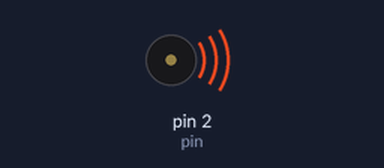
This sketch was run on a simulated Arduino Uno, built with avr-gcc and run on an emulated ATmega328P. Shown: buzzer (waves = sounding).

Above: at 0.1 s.
At 34.8 s:
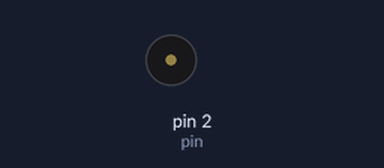
Timing chart, 0 to 40.0 s (numbered marks = the images above):
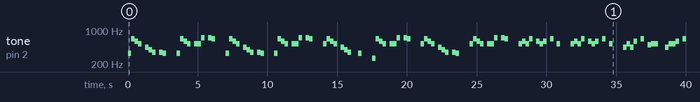

Measured:
- by itself, tone on pin 2 (pin): plays 330 Hz for 0.25 s, 659 Hz for 0.25 s, 587 Hz for 0.25 s, 523 Hz for 0.25 s, 440 Hz for 0.25 s, 392 Hz for 0.25 s … (96 notes in this stretch)

The sketch:

them_belly_full_bob_marley.ino
```cpp
#include<pitches.h>
int i=0;
int dur1=1000,dur2=500,dur3=1000/3,dur4=250,dur8=125,dur16=62.5;
int pin=2;
void setup()
{
  pinMode(pin,OUTPUT);
}
void loop()
{
  for(i=0;i<2;i++)
  {
    tone(pin,NOTE_E4,dur4);delay(dur4);
    tone(pin,NOTE_E5,dur4);delay(dur4);
    tone(pin,NOTE_D5,dur4);delay(dur4);
    tone(pin,NOTE_C5,dur4);delay(dur2);
    tone(pin,NOTE_A4,dur4);delay(dur4);
    tone(pin,NOTE_G4,dur4);delay(dur4);
    tone(pin,NOTE_F4,dur4);delay(dur2);
    tone(pin,NOTE_F4,dur4);delay(dur4);
    tone(pin,NOTE_E4,dur4);delay(dur1);

    tone(pin,NOTE_E4,dur4);delay(dur4);
    tone(pin,NOTE_E5,dur4);delay(dur4);
    tone(pin,NOTE_D5,dur4);delay(dur4);
    tone(pin,NOTE_C5,dur4);delay(dur2);
    tone(pin,NOTE_C5,dur4);delay(dur4);
    tone(pin,NOTE_C5,dur4);delay(dur4);
    tone(pin,NOTE_F5,dur4);delay(dur2);
    tone(pin,NOTE_F5,dur4);delay(dur4);
    tone(pin,NOTE_E5,dur4);delay(dur1);
  }
  tone(pin,NOTE_C5,dur4);delay(dur4);//them belly full but we hungry
  tone(pin,NOTE_E5,dur4);delay(dur4);
  tone(pin,NOTE_D5,dur4);delay(dur4);
  tone(pin,NOTE_C5,dur4);delay(dur2);
  tone(pin,NOTE_A4,dur4);delay(dur4);
  tone(pin,NOTE_G4,dur4);delay(dur4);
  tone(pin,NOTE_F4,dur4);delay(dur2+dur4);
  tone(pin,NOTE_E4,dur4);delay(dur1);

  tone(pin,NOTE_C4,dur4);delay(dur4);//a hungry mob is a angry mob
  tone(pin,NOTE_E5,dur4);delay(dur4);
  tone(pin,NOTE_D5,dur4);delay(dur4);
  tone(pin,NOTE_C5,dur4);delay(dur2);
  tone(pin,NOTE_C5,dur4);delay(dur4);
  tone(pin,NOTE_C5,dur4);delay(dur4);
  tone(pin,NOTE_F5,dur4);delay(dur2);
  tone(pin,NOTE_F5,dur4);delay(dur4);
  tone(pin,NOTE_E5,dur4);delay(dur1);

  tone(pin,NOTE_C5,dur4);delay(dur4);//a rain a fall but the dirt it tough
  tone(pin,NOTE_E5,dur4);delay(dur4);
  tone(pin,NOTE_D5,dur4);delay(dur4);
  tone(pin,NOTE_C5,dur4);delay(dur2);
  tone(pin,NOTE_A4,dur4);delay(dur4);
  tone(pin,NOTE_G4,dur4);delay(dur4);
  tone(pin,NOTE_F4,dur4);delay(dur2);
  tone(pin,NOTE_F4,dur4);delay(dur4);
  tone(pin,NOTE_E4,dur4);delay(dur1);

  tone(pin,NOTE_C5,dur4);delay(dur4);//a pot a cook but the food no 'nough
  tone(pin,NOTE_E5,dur4);delay(dur4);
  tone(pin,NOTE_D5,dur4);delay(dur4);
  tone(pin,NOTE_C5,dur4);delay(dur2);
  tone(pin,NOTE_C5,dur4);delay(dur4);
  tone(pin,NOTE_C5,dur4);delay(dur4);
  tone(pin,NOTE_F5,dur4);delay(dur2);
  tone(pin,NOTE_F5,dur4);delay(dur4);
  tone(pin,NOTE_E5,dur4);delay(dur1);

  for(i=0;i<2;i++)//you're gonna dance to jah music dance, we're gonna dance to jah music dance
  {
    tone(pin,NOTE_C5,dur4);delay(dur4);
    tone(pin,NOTE_D5,dur4);delay(dur4);
    tone(pin,NOTE_C5,dur4);delay(dur4);
    tone(pin,NOTE_E5,dur4);delay(dur2);
    tone(pin,NOTE_D5,dur4);delay(dur4);
    tone(pin,NOTE_C5,dur4);delay(dur4);
    tone(pin,NOTE_D5,dur4);delay(dur2);
    tone(pin,NOTE_E5,dur4);delay(dur2);
    tone(pin,NOTE_C5,dur4);delay(dur1);
  }

  tone(pin,NOTE_A4,dur4);delay(dur4);//forget your troubles and dance
  tone(pin,NOTE_C5,dur4);delay(dur4);
  tone(pin,NOTE_A4,dur4);delay(dur4);
  tone(pin,NOTE_D5,dur4);delay(dur2);
  tone(pin,NOTE_E5,dur4);delay(dur2);
  tone(pin,NOTE_B4,dur4);delay(dur4);
  tone(pin,NOTE_C5,dur2);delay(dur1);

  tone(pin,NOTE_A4,dur4);delay(dur4);//forget your sorrow and dance
  tone(pin,NOTE_C5,dur4);delay(dur4);
  tone(pin,NOTE_C5,dur4);delay(dur4);
  tone(pin,NOTE_D5,dur4);delay(dur2);
  tone(pin,NOTE_E5,dur4);delay(dur2);
  tone(pin,NOTE_B4,dur4);delay(dur4);
  tone(pin,NOTE_C5,dur2);delay(dur1);

  for(i=0;i<2;i++)
  {
    tone(pin,NOTE_A4,dur4);delay(dur4);//forget your sickness and dance, forget your weakness and dance
    tone(pin,NOTE_C5,dur4);delay(dur4);
    tone(pin,NOTE_C5,dur4);delay(dur4);
    tone(pin,NOTE_F5,dur4);delay(dur2);
    tone(pin,NOTE_E5,dur4);delay(dur2);
    tone(pin,NOTE_B4,dur4);delay(dur4);
    tone(pin,NOTE_C5,dur2);delay(dur1);
  }

  tone(pin,NOTE_E5,dur4);delay(dur2);//cost of living get so high
  tone(pin,NOTE_E5,dur4);delay(dur2);
  tone(pin,NOTE_E5,dur4);delay(dur4);
  tone(pin,NOTE_E5,dur4);delay(dur2);
  tone(pin,NOTE_F5,dur4);delay(dur2);
  tone(pin,NOTE_F5,dur4);delay(dur2);
  tone(pin,NOTE_E5,dur4);delay(dur1);

  tone(pin,NOTE_E5,dur4);delay(dur2);//reach and poor they start to cry
  tone(pin,NOTE_E5,dur4);delay(dur2);
  tone(pin,NOTE_E5,dur4);delay(dur4);
  tone(pin,NOTE_C5,dur4);delay(dur2);
  tone(pin,NOTE_D5,dur4);delay(dur2);
  tone(pin,NOTE_C5,dur4);delay(dur2);
  tone(pin,NOTE_E5,dur4);delay(dur1);

  tone(pin,NOTE_E5,dur4);delay(dur2);//now the weak must get strong
  tone(pin,NOTE_G5,dur4);delay(dur4);
  tone(pin,NOTE_E5,dur4);delay(dur2+dur4);
  tone(pin,NOTE_F5,dur4);delay(dur2);
  tone(pin,NOTE_F5,dur4);delay(dur2);
  tone(pin,NOTE_E5,dur4);delay(dur1);

  tone(pin,NOTE_C5,dur4);delay(dur4);//they say "oh,what a tribulation"
  tone(pin,NOTE_D5,dur4);delay(dur2);
  tone(pin,NOTE_E5,dur4);delay(dur2+dur4);
  tone(pin,NOTE_C5,dur4);delay(dur4);
  tone(pin,NOTE_D5,dur4);delay(dur4);
  tone(pin,NOTE_E5,dur4);delay(dur4);
  tone(pin,NOTE_C5,dur4);delay(dur4);
  tone(pin,NOTE_D5,dur4);delay(dur2);
  tone(pin,NOTE_C5,dur4);delay(dur1);

  delay(100000);
}
```
